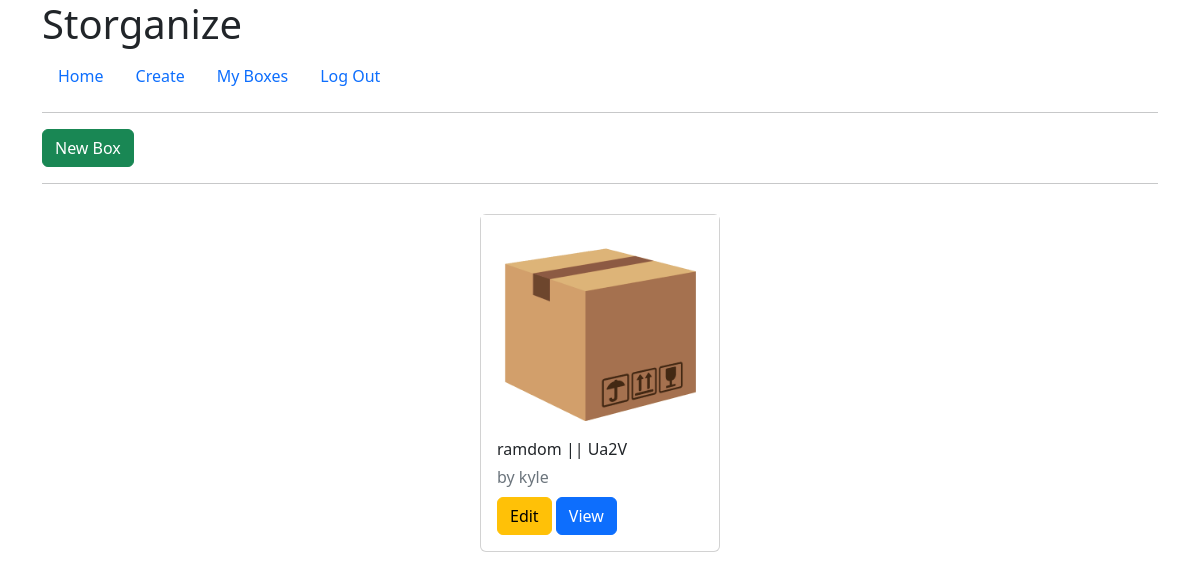
The app's page /myboxes (signed in) with its own data.
### tables this page shows
CREATE TABLE storage_box (
  uuid TEXT NOT NULL,
  username TEXT NOT NULL,
  created TIMESTAMP NOT NULL DEFAULT CURRENT_TIMESTAMP,
  box_type TEXT NOT NULL,
  box_title TEXT NOT NULL,
  box_desc TEXT NOT NULL,
  PRIMARY KEY (uuid),
  FOREIGN KEY (username) REFERENCES user (username)
);

### storganize/storage.py (the view)
@bp.route('/myboxes', methods=['GET'])
@login_required
def get_all_storage_box():
    db = get_db()
    boxes = db.execute('''SELECT * FROM storage_box
                    WHERE storage_box.username = ?''', (g.user['username'],)).fetchall()
    return render_template('storganize_templates/myboxes.html', boxes=boxes)

### storganize/auth.py (called while the page is built)
@bp.before_app_request
def load_logged_in_user():
    user_id = session.get('user_id')
    if user_id is None:
        g.user = None
    else:
        g.user = get_db().execute(
            'SELECT * FROM user WHERE username = ?', (user_id,)
        ).fetchone()

def login_required(view):
    @functools.wraps(view)
    def wrapped_view(**kwargs):
        if g.user is None:
            return redirect(url_for('auth.login'))
        return view(**kwargs)
    return wrapped_view

### storganize/db.py (called while the page is built)
def get_db():
    if 'db' not in g:
        g.db = sqlite3.connect(
            current_app.config['DATABASE'],
        )
        g.db.row_factory = sqlite3.Row
    return g.db

### storganize/storage.py (called while the page is built)
@bp.context_processor
def base():
    form = SearchForm()
    return dict(form=form)

### storganize/templates/storganize_templates/myboxes.html (shortened to what this page needs)
{% extends 'base.html' %}
  {% block header %}
  <div class="container">
    {% if g.user %}
      <a type="button" class="btn btn-success" class="action" href="{{ url_for('storage.create_box') }}">New Box</a>
      <hr>
    {% endif %}
  {% endblock %}
    {% block content %}
      <div class="container serv">
        {% for box in boxes %}
              <div class="card" style="width: 15rem;">
                <img id="my-img" src="\static\images\staticbox.png" onmouseover="hover(this);" onmouseout="unhover(this);" />
                <div class="card-body">
                  <div class="card-title"> {{ box['box_title'] }} || {{ box['uuid'] }}</div>
                  <div class="card-subtitle mb-2 text-muted">by {{ box['username'] }} </div>
                  <div>
                    <a type="button" class="btn btn-warning" class="action" href="{{ url_for('storage.update', uuid=box['uuid']) }}">Edit</a>
                    <a type="button" class="btn btn-primary" class="action" href="{{ url_for('storage.view', uuid=box['uuid']) }}">View</a>
                  </div>
                </div>
              </div>
        {% endfor %}
      </div>
    {% endblock %}

### storganize/static/style.css (style rules this page uses)
.serv { display: flex; flex-wrap: wrap; gap: 15px; margin: auto; justify-content: center; margin-bottom: 30px; margin-top: 30px; }

### records on screen
storage_box: box_title "ramdom", uuid "Ua2V", username "kyle"
